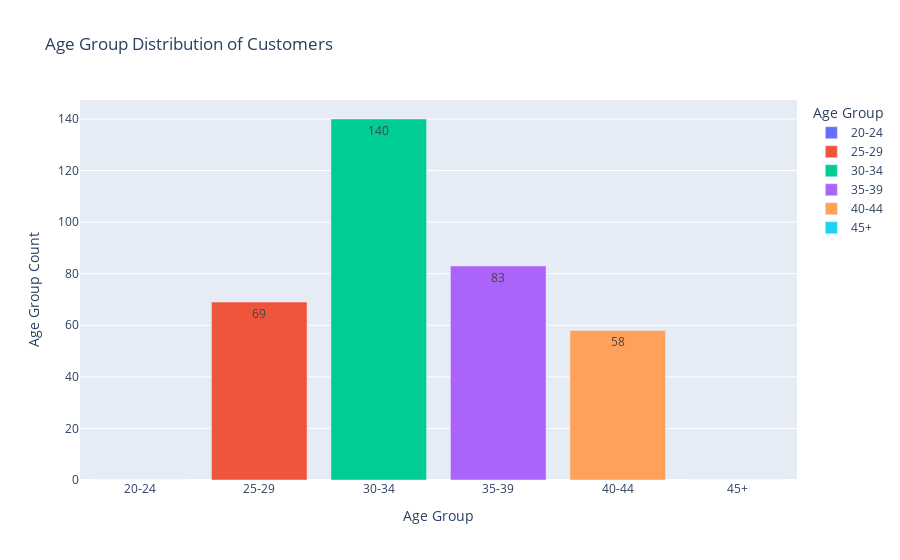

Notebook code for this chart:
### Code cell
age_bins = [20, 25, 30, 35, 40, 45, float('inf')]
age_labels = ['20-24', '25-29', '30-34', '35-39', '40-44', '45+']

df['AgeBin'] = pd.cut(df['Age'], bins=age_bins, labels=age_labels, right=False)

age_counts = df['AgeBin'].value_counts().sort_index().reset_index()
age_counts.columns = ['Age Group', 'Age Group Count']

plot = pltx.bar(
    age_counts,
    x='Age Group',
    y='Age Group Count',
    title="Age Group Distribution of Customers",
    text='Age Group Count',
    color='Age Group'
)

plot.update_layout(
    xaxis_title="Age Group",
    yaxis_title="Age Group Count",
    xaxis={'categoryorder': 'array', 'categoryarray': age_labels}
)
plot.show()

### Figure 1 — Plotly figure (JSON) as saved in the notebook; plotly's stock layout.template omitted (floating-point values rounded to 4 significant figures)
{"data": [{"alignmentgroup": "True", "hovertemplate": "Age Group=%{x}<br>Age Group Count=%{text}<extra></extra>", "legendgroup": "20-24", "marker": {"color": "#636efa", "pattern": {"shape": ""}}, "name": "20-24", "offsetgroup": "20-24", "orientation": "v", "showlegend": true, "text": [0], "textposition": "auto", "type": "bar", "x": ["20-24"], "xaxis": "x", "y": [0], "yaxis": "y"}, {"alignmentgroup": "True", "hovertemplate": "Age Group=%{x}<br>Age Group Count=%{text}<extra></extra>", "legendgroup": "25-29", "marker": {"color": "#EF553B", "pattern": {"shape": ""}}, "name": "25-29", "offsetgroup": "25-29", "orientation": "v", "showlegend": true, "text": [69], "textposition": "auto", "type": "bar", "x": ["25-29"], "xaxis": "x", "y": [69], "yaxis": "y"}, {"alignmentgroup": "True", "hovertemplate": "Age Group=%{x}<br>Age Group Count=%{text}<extra></extra>", "legendgroup": "30-34", "marker": {"color": "#00cc96", "pattern": {"shape": ""}}, "name": "30-34", "offsetgroup": "30-34", "orientation": "v", "showlegend": true, "text": [140], "textposition": "auto", "type": "bar", "x": ["30-34"], "xaxis": "x", "y": [140], "yaxis": "y"}, {"alignmentgroup": "True", "hovertemplate": "Age Group=%{x}<br>Age Group Count=%{text}<extra></extra>", "legendgroup": "35-39", "marker": {"color": "#ab63fa", "pattern": {"shape": ""}}, "name": "35-39", "offsetgroup": "35-39", "orientation": "v", "showlegend": true, "text": [83], "textposition": "auto", "type": "bar", "x": ["35-39"], "xaxis": "x", "y": [83], "yaxis": "y"}, {"alignmentgroup": "True", "hovertemplate": "Age Group=%{x}<br>Age Group Count=%{text}<extra></extra>", "legendgroup": "40-44", "marker": {"color": "#FFA15A", "pattern": {"shape": ""}}, "name": "40-44", "offsetgroup": "40-44", "orientation": "v", "showlegend": true, "text": [58], "textposition": "auto", "type": "bar", "x": ["40-44"], "xaxis": "x", "y": [58], "yaxis": "y"}, {"alignmentgroup": "True", "hovertemplate": "Age Group=%{x}<br>Age Group Count=%{text}<extra></extra>", "legendgroup": "45+", "marker": {"color": "#19d3f3", "pattern": {"shape": ""}}, "name": "45+", "offsetgroup": "45+", "orientation": "v", "showlegend": true, "text": [0], "textposition": "auto", "type": "bar", "x": ["45+"], "xaxis": "x", "y": [0], "yaxis": "y"}], "layout": {"barmode": "relative", "legend": {"title": {"text": "Age Group"}, "tracegroupgap": 0}, "title": {"text": "Age Group Distribution of Customers"}, "xaxis": {"anchor": "y", "categoryarray": ["20-24", "25-29", "30-34", "35-39", "40-44", "45+"], "categoryorder": "array", "domain": [0, 1], "title": {"text": "Age Group"}}, "yaxis": {"anchor": "x", "domain": [0, 1], "title": {"text": "Age Group Count"}}}}
